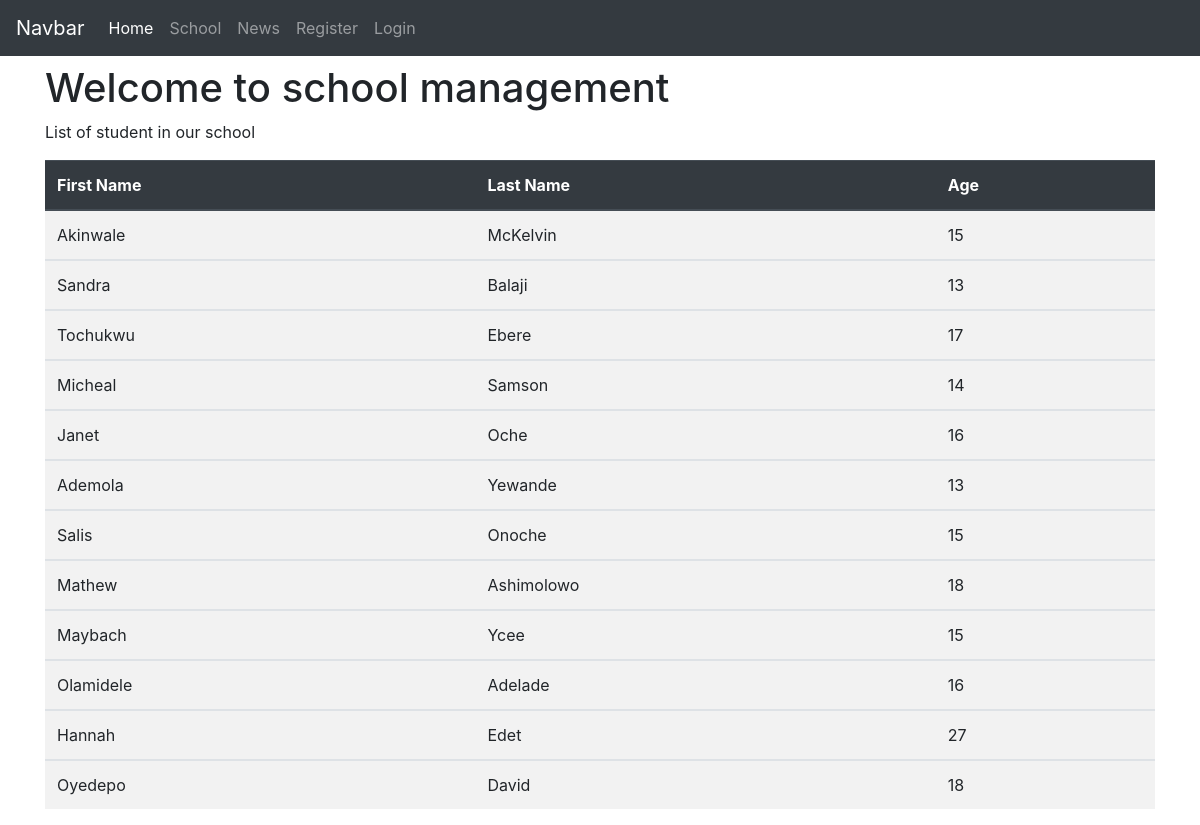
Screenshot of /schools/ with the database file from the repository.
### school/models.py (models this page shows, shortened)
class Student(models.Model):
    first_name = models.CharField(max_length=50)
    last_name = models.CharField(max_length=50)
    age = models.IntegerField()

### school/views.py (the view)
# urls.py: 2. Add a URL to urlpatterns:  path('', views.home, name='home')
def home(request):
    qs = Student.objects.all()
    template_name = 'school/home.html'
    context = {
        'students':qs
    }
    return render(request, template_name, context)

### school/templates/school/home.html
{% extends 'base.html' %} {% block title_block %} school home page {% endblock %} {% block content %}
<h1>Welcome to school management</h1>
<p>List of student in our school</p>
<table class="table table-striped table-hover">
    <thead class="thead-dark">
        <tr>
            <th>First Name</th>
            <th>Last Name</th>
            <th>Age</th>
        </tr>
    </thead>
    {% for student in students %}
    <tbody>
        <tr>
            <td>{{ student.first_name }}</td>
            <td>{{ student.last_name }}</td>
            <td>{{ student.age }}</td>
        </tr>
    </tbody>
    {% endfor %}
</table>
{% endblock %}

### rows the page displays
Student: first_name "Akinwale", last_name "McKelvin", age "15"
Student: first_name "Sandra", last_name "Balaji", age "13"
Student: first_name "Tochukwu", last_name "Ebere", age "17"
Student: first_name "Micheal", last_name "Samson", age "14"
Student: first_name "Janet", last_name "Oche", age "16"
Student: first_name "Ademola", last_name "Yewande", age "13"
Student: first_name "Salis", last_name "Onoche", age "15"
Student: first_name "Mathew", last_name "Ashimolowo", age "18"
Student: first_name "Maybach", last_name "Ycee", age "15"
Student: first_name "Olamidele", last_name "Adelade", age "16"
Student: first_name "Hannah", last_name "Edet", age "27"
Student: first_name "Oyedepo", last_name "David", age "18"
